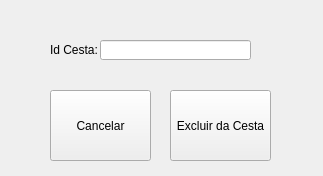
<?xml version="1.0" encoding="UTF-8"?>
<ui version="4.0">
 <class>excluir_cestacli</class>
 <widget class="QWidget" name="excluir_cestacli">
  <property name="geometry">
   <rect>
    <x>0</x>
    <y>0</y>
    <width>323</width>
    <height>176</height>
   </rect>
  </property>
  <property name="windowTitle">
   <string>Form</string>
  </property>
  <widget class="QLabel" name="idCesta">
   <property name="geometry">
    <rect>
     <x>50</x>
     <y>40</y>
     <width>61</width>
     <height>20</height>
    </rect>
   </property>
   <property name="text">
    <string>Id Cesta:</string>
   </property>
  </widget>
  <widget class="QLineEdit" name="search_id">
   <property name="geometry">
    <rect>
     <x>100</x>
     <y>40</y>
     <width>151</width>
     <height>20</height>
    </rect>
   </property>
   <property name="text">
    <string/>
   </property>
  </widget>
  <widget class="QPushButton" name="cancelar_button">
   <property name="geometry">
    <rect>
     <x>50</x>
     <y>90</y>
     <width>101</width>
     <height>71</height>
    </rect>
   </property>
   <property name="styleSheet">
    <string notr="true">image: url(:cliente/logo_cliente/cliente.png)</string>
   </property>
   <property name="text">
    <string>Cancelar</string>
   </property>
   <property name="icon">
    <iconset>
     <normaloff>:/logo_excluir/excluir.png</normaloff>:/logo_excluir/excluir.png</iconset>
   </property>
  </widget>
  <widget class="QPushButton" name="excluircesta_button">
   <property name="geometry">
    <rect>
     <x>170</x>
     <y>90</y>
     <width>101</width>
     <height>71</height>
    </rect>
   </property>
   <property name="styleSheet">
    <string notr="true">image: url(:cliente/logo_cliente/cliente.png)</string>
   </property>
   <property name="text">
    <string>Excluir da Cesta</string>
   </property>
   <property name="icon">
    <iconset>
     <normaloff>:/logo_excluir/excluir.png</normaloff>:/logo_excluir/excluir.png</iconset>
   </property>
  </widget>
 </widget>
 <resources>
  <include location="logo_excluir.qrc"/>
 </resources>
 <connections/>
</ui>
